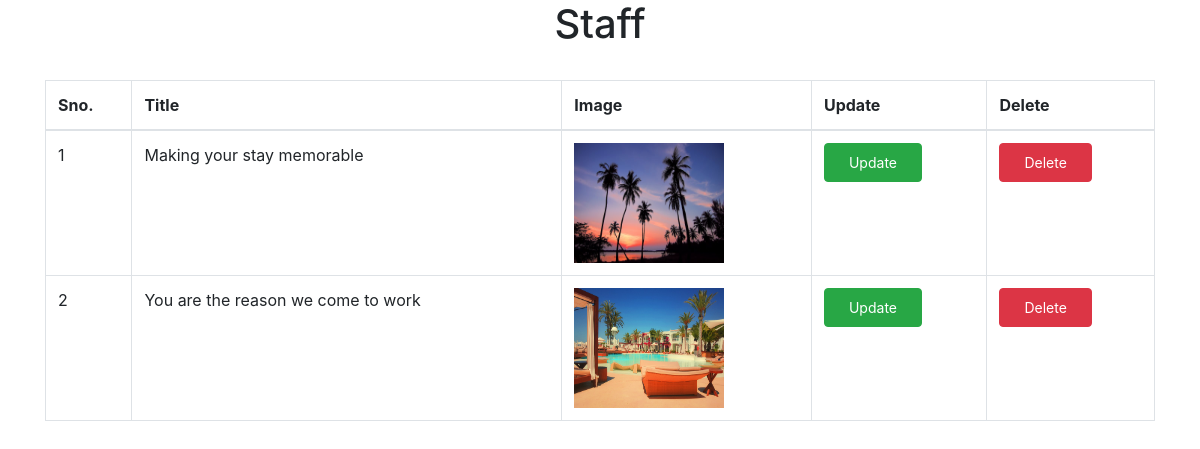
The app's page /admin/viewslider.php (signed in) with its own data.
### tables this page shows
CREATE TABLE `slider` (
  `sno` int(11) NOT NULL,
  `title` varchar(50) NOT NULL,
  `Image` varchar(200) NOT NULL
);

### admin/viewslider.php (the view, shortened to what this page needs)
<!doctype html>
<html lang="en">
<head>
  <link rel="stylesheet" href="https://cdn.jsdelivr.net/npm/bootstrap@4.5.3/dist/css/bootstrap.min.css">
  <meta name="viewport" content="width=device-width, initial-scale=1, shrink-to-fit=no"> </head>
<body class="h-screen font-sans login bg-cover">
<div class="container">
	 <h1 class="text-gray text-center font-bold">Staff</h1>
	 <br>
    <div class="leading-loose">
     <?php
	 include"adminconn.php";
	$a="SELECT * from slider";
	 $run=mysqli_query($connection,$a);
	 $count=mysqli_num_rows($run);
	 if($count>0)
	 {
	 ?>
        	      <table class="table table-bordered table-hover ">
    <thead style="text:center">
      <tr>
        <th>Sno.</th>
        <th>Title</th>
        <th>Image</th>
        <th>Update</th>
        <th>Delete</th>
      </tr>
    </thead>
    <tbody>
	<?php
	$i=1;
		while($r=mysqli_fetch_array($run))
		{
	?>
      <tr>
        <td><?php echo $i++ ?></td>
        <td><?php echo $r['title']; ?></td>
       <td><img src="<?php echo '../img/'.$r['Image']; ?>" style="height:120px;width:150px"></td>
	   	<td><a class="btn btn-sm btn-success rounded py-2 px-4" href="deleteslider.php?id=<?php echo $r['sno'];?>">Update</a></td>
		<td><a class="btn btn-sm btn-danger rounded py-2 px-4" href="deleteslider.php?id=<?php echo $r['sno'];?>">Delete</a></td>
      </tr>
	  			<?php
				}
			?>
    </tbody>
  </table>
<?php
				}
			?>
    </div>
  </div>
</body>
</html>

### records on screen
slider: title "Making your stay memorable", Image (picture)
slider: title "You are the reason we come to work", Image (picture)
